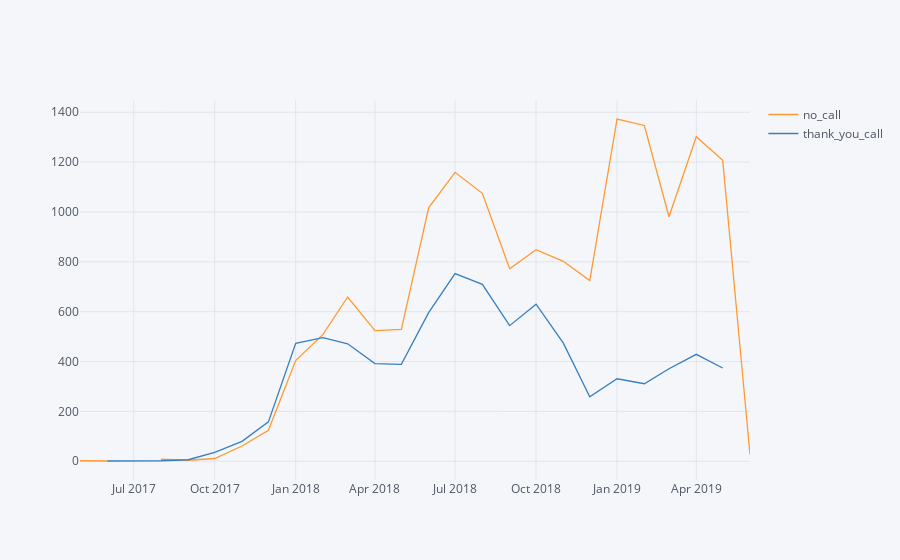

The code cell stored with this chart in its notebook:
### Code cell
# Visualize the Month over Month change for the number of customers in each cohort
# To do so, I need to create a pivot table representing the number of customers whose first purchase was in each month

monthlyThankYouStatus = df.pivot_table(values='USER_ID',index='MONTH',columns='THANK_YOU_STATUS',aggfunc='count')
monthlyThankYouStatus.iplot()

### Figure 1 — Plotly figure (JSON) as saved in the notebook; plotly's stock layout.template omitted (floating-point values rounded to 4 significant figures)
{"data": [{"line": {"color": "rgba(255, 153, 51, 1.0)", "dash": "solid", "shape": "linear", "width": 1.3}, "mode": "lines", "name": "no_call", "text": "", "type": "scatter", "uid": "02f70796-a5df-47b1-8c33-8b7485778fca", "x": ["2017-05-01", "2017-06-01", "2017-07-01", "2017-08-01", "2017-09-01", "2017-10-01", "2017-11-01", "2017-12-01", "2018-01-01", "2018-02-01", "2018-03-01", "2018-04-01", "2018-05-01", "2018-06-01", "2018-07-01", "2018-08-01", "2018-09-01", "2018-10-01", "2018-11-01", "2018-12-01", "2019-01-01", "2019-02-01", "2019-03-01", "2019-04-01", "2019-05-01", "2019-06-01"], "y": [2, 1, "", 8, 4, 11, 61, 124, 404, 509, 659, 524, 529, 1017, 1159, 1075, 772, 849, 802, 725, 1373, 1347, 981, 1302, 1207, 27]}, {"line": {"color": "rgba(55, 128, 191, 1.0)", "dash": "solid", "shape": "linear", "width": 1.3}, "mode": "lines", "name": "thank_you_call", "text": "", "type": "scatter", "uid": "9bc4960a-fcd0-4758-86d4-47be0262978e", "x": ["2017-05-01", "2017-06-01", "2017-07-01", "2017-08-01", "2017-09-01", "2017-10-01", "2017-11-01", "2017-12-01", "2018-01-01", "2018-02-01", "2018-03-01", "2018-04-01", "2018-05-01", "2018-06-01", "2018-07-01", "2018-08-01", "2018-09-01", "2018-10-01", "2018-11-01", "2018-12-01", "2019-01-01", "2019-02-01", "2019-03-01", "2019-04-01", "2019-05-01", "2019-06-01"], "y": ["", 1, 1, 2, 6, 36, 80, 158, 473, 496, 471, 392, 389, 596, 753, 710, 544, 630, 474, 259, 331, 311, 371, 429, 374, ""]}], "layout": {"legend": {"bgcolor": "#F5F6F9", "font": {"color": "#4D5663"}}, "paper_bgcolor": "#F5F6F9", "plot_bgcolor": "#F5F6F9", "title": {"font": {"color": "#4D5663"}}, "xaxis": {"gridcolor": "#E1E5ED", "showgrid": true, "tickfont": {"color": "#4D5663"}, "title": {"font": {"color": "#4D5663"}, "text": ""}, "zerolinecolor": "#E1E5ED"}, "yaxis": {"gridcolor": "#E1E5ED", "showgrid": true, "tickfont": {"color": "#4D5663"}, "title": {"font": {"color": "#4D5663"}, "text": ""}, "zerolinecolor": "#E1E5ED"}}}
